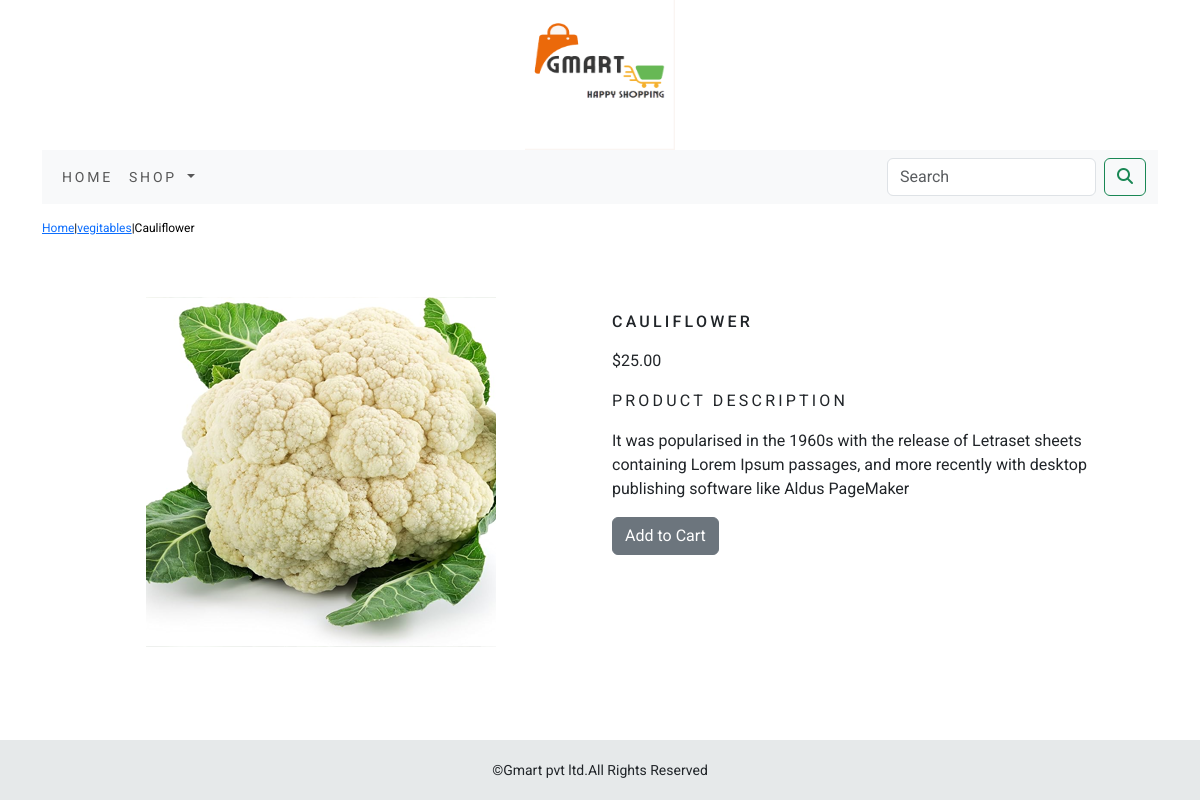
The app's page /shop/vegitables/cauliflower/ with its own data.
### shop/models.py (models this page shows, shortened)
class Product(models.Model):
    name = models.CharField(max_length=250, unique=True)
    slug = models.SlugField(max_length=250, unique=True)
    description = models.TextField(blank=True)
    price = models.DecimalField(max_digits=10, decimal_places=2)
    category = models.ForeignKey(Category, on_delete=models.CASCADE)
    image = models.ImageField(upload_to='product', blank=True)
    stock = models.IntegerField()
    available = models.BooleanField(default=True)
    created = models.DateTimeField(auto_now_add=True)
    updated = models.DateTimeField(auto_now_add=True)
    class Meta:
        ordering = ('name',)
        verbose_name = 'product'
        verbose_name_plural = 'products'

class Category(models.Model):
    name = models.CharField(max_length=250, unique=True)
    slug = models.SlugField(max_length=250, unique=True)
    description = models.TextField(blank=True)
    image = models.ImageField(upload_to='category', blank=True)
    class Meta:
        ordering = ('name',)
        verbose_name = 'category'
        verbose_name_plural = 'categories'
    def get_url(self):
        return reverse('shop:product_by_category', args=[self.slug])
    def __str__(self):
        return '{}'.format(self.name)

### shop/views.py (the view)
# urls.py: path('<slug:c_slug>/<slug:product_slug>/', views.proDetail, name='prodCatdetail'),
def proDetail(request, c_slug, product_slug):
    try:
        product = Product.objects.get(category__slug=c_slug, slug=product_slug)
    except Exception as e:
        raise e
    return render(request, 'product.html', {'product': product})

### cart/context_processors.py (called while the page is built)
def counter(request):
    item_count = 0
    if 'admin' in request.path:
        return {}
    else:
        try:
            cart = Cart.objects.filter(cart_id=_cart_id(request))
            car_items = CartItem.objects.all().filter(cart=cart[:1])
            for cart_item in car_items:
                item_count += cart_item.quantity
        except Cart.DoesNotExist:
            item_count = 0
    return dict(item_count=item_count)

### cart/views.py (called while the page is built)
def _cart_id(request):
    cart = request.session.session_key
    if not cart:
        cart = request.session.create()
    return cart

### shop/context_processors.py (called while the page is built)
def menu_links(request):
    links = Category.objects.all()
    return dict(links=links)

### template/product.html (shortened to what this page needs)
{% extends 'base.html' %}
{%  load static  %}
{% block content %}
<div class="row my_prod_row_class">
    <div class="mx_auto">
      <p><a href="{% url 'shop:allProCat' %}">Home</a>|<a href="{{product.category.get_url}}">{{product.category}}</a>|{{product.name}} </p>
    </div>
</div>
<div class="container">
<br>
<div class="row">
    <div class="col-12 col-sm-12 col-md-12 col-lg-6 text-center">
        <div style="min-width:18rem">
            <img src="{{product.image.url}}" alt="{{product.name}}">
        </div>
        <br>
    </div>
    <div class="col-12 col-sm-12 col-md-12 col-lg-6">
        <div>
        <h1 class="my_prod_title">{{product.name}}</h1>
        <p>${{product.price}}</p>
        <p class="my_title">Product Description</p>
        <p class="text-justify my_prod_text">{{product.description}}</p>
        {% if product.stock <= 0 %}
        <p class="text-justify my_prod_text"><b>Out of Stock</b></p>
        {% else %}
        <a  class="btn btn-secondary" href="{% url 'cart:add_cart' product.id %}">Add to Cart</a>
        {% endif %}
    </div>
</div>
</div>
</div>
</div>
{% endblock %}

### static/css/custom.css (style rules this page uses)
body { font-family: 'Roboto', sans-serif; }
.my_title { font-size:16px; text-transform:uppercase; letter-spacing:.2em }
.my_prod_row_class { padding-top:15px; padding-bottom:20px; }
.my_prod_row_class .mx_auto { color:#000; font-size:12px; text-decoration:none; }
.my_prod_title { font-size:16px; text-transform:uppercase; letter-spacing:.2em; padding-top:15px; padding-bottom:10px; }
.my_prod_text { padding-right:20px; }

### records on screen
Product: category "vegitables", name "Cauliflower", image (picture), name "CAULIFLOWER", price "25.00", description "It was popularised in the 1960s with the release of Letraset sheets containing Lorem Ipsum passages, and more recently with desktop publishing software like Aldus PageMaker"
